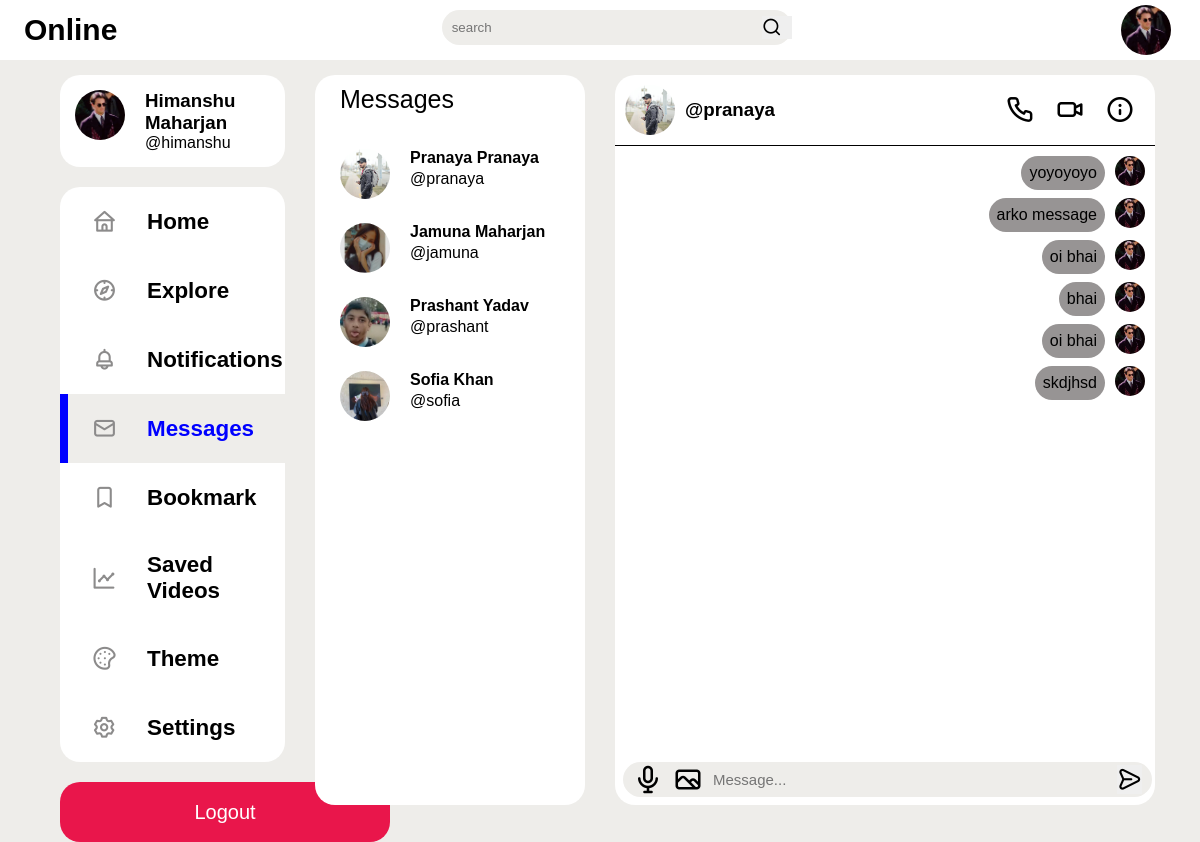
The page /directs/pranaya (signed in) on the database its author committed.
### core/models.py (models this page shows, shortened)
class Profile(models.Model):
    user = models.OneToOneField(User, related_name='profile', on_delete=models.CASCADE)
    bio = models.TextField(blank=True)
    profileimg = models.ImageField(upload_to='profile_images', default='blankprofile.jpg')
    location = models.CharField(max_length=100, blank=True)

class Message(models.Model):
    user=models.ForeignKey(User, on_delete=models.CASCADE, related_name="user")
    sender=models.ForeignKey(User, on_delete=models.CASCADE, related_name="from_user")
    reciepient=models.ForeignKey(User, on_delete=models.CASCADE, related_name="to_user")
    body=models.TextField()
    date=models.DateTimeField(auto_now_add=True)
    is_read=models.BooleanField(default=False)
    def get_message(user):
        users=[]
        messages = Message.objects.filter(user=user).values('reciepient').annotate(last=Max('date')).order_by('-last')
        for message in messages:
            users.append({
                'user': User.objects.get(pk=message['reciepient']),
                'last': message['last'],
                'unread': Message.objects.filter(user=user, reciepient__pk=message['reciepient'], is_read=False).count()
            })
        return users

### core/views.py (the view)
# urls.py: path('directs/<username>', views.directs, name='directs'),
def directs(request, username):
    user_profile=Profile.objects.get(user=request.user)
    user_object=User.objects.get(username = username)
    others_profile = Profile.objects.get(user=user_object)
    user= request.user
    messages =  Message.get_message(user=user)
    active_direct = username
    directs = Message.objects.filter(user=user, reciepient__username = username)
    directs.update(is_read=True)
    for message in messages:
        if message['user'].username == username:
            message['unread'] = 0
    context = {
        'directs': directs,
        'messages': messages,
        'active_direct': active_direct,
        'user_object': user_object,
        'others_profile': others_profile,
        'user_profile': user_profile,
    }
    return render(request, 'directs.html', context)

### templates/directs.html (shortened to what this page needs)
{% load static %}
<!DOCTYPE html>
<html lang="en">
<head>
    <link rel="stylesheet" href="{% static 'messages.css' %}">
    <link rel="stylesheet" href="https://unicons.iconscout.com/release/v4.0.8/css/line.css">
</head>
<body>
    <nav class="navbar">
        <div class="left-nav">
            <h1 style="font-size: 30px; font-family:'Gill Sans', 'Gill Sans MT', Calibri, 'Trebuchet MS', sans-serif;">Online</h1>
        </div>
        <form action="{% url 'searchuser' %}" method="POST">
            <div class="searchbar">
                <input type="text" placeholder="search" name="search">
                <button type="submit"><i class="uil uil-search"></i></button>
            </div>
        </form>
        <div class="right-nav">
            <img src="{{user_profile.profileimg.url}}">
        </div>
    </nav>
    <main>
        <div class="container">
            <div class="left">
                <div class="profile">
                    <a href="/profile/{{user.username}}">
                        <div class="profile-photo">
                            <img src="{{user_profile.profileimg.url}}">
                        </div>
                    <div class="handle">
                        <h3>{{user.first_name}} {{user.last_name}}</h3>
                        <p>@{{user.username}}</p>
                    </div>
                    </a>
                </div>
                <div class="sidebar">
                    <a href="/" class="item"><i class="uil uil-home"></i>Home</a>
                    <a href="/explore" class="item"><i class="uil uil-compass"></i>Explore</a>
                    <a class="item notify"><i class="uil uil-bell"></i>Notifications</a>
                    <a href="/messages" class="item active"><i class="uil uil-envelope-alt"></i>Messages</a>
                    <a href="/bookmark" class="item"><i class="uil uil-bookmark"></i>Bookmark</a>
                    <a href="" class="item"><i class="uil uil-chart-line"></i>Saved Videos</a>
                    <a class="item"><i class="uil uil-palette"></i>Theme</a>
                    <a href="/settings" class="item"><i class="uil uil-setting"></i>Settings</a>
                </div>
                <a href="logout"><button>Logout</button></a>
            </div>
            <div class="right">
                <div class="messages">
                    <div class="top">
                        <p>Messages</p>
                    </div>
                    <div class="scroll">
                        <div class="inbox">
                            {% for message in messages %}
                            <a href="{% url 'directs' message.user.username %}">
                                <div class="inbox-element">
                                    <div class="profile-photo">
                                        <img src="{{message.user.profile.profileimg.url}}">
                                    </div>
                                    <h4>{{message.user.first_name}} {{message.user.last_name}}
                                        <p>@{{message.user.username}}</p>
                                    </h4>
                                </div>
                            </a>
                            {% endfor%}
                        </div>
                    </div>
                </div>
                <div class="conversation">
                    <div class="header">
                        <a href="/profile/{{user_object.username}}">
                            <div class="convo-name">
                                <img src="{{others_profile.profileimg.url}}">
                                <h3>@{{user_object.username}}</h3>
                            </div>
                        </a>
                        <div class="calls">
                            <i class="uil uil-phone"></i>
                            <i class="uil uil-video"></i>
                            <i class="uil uil-info-circle"></i>
                        </div>
                    </div>
                    <div class="convo-section chatappend">
                        {% for direct in directs %}
                            {% if direct.sender == request.user %}
                                <div class="dm chat-message-right">
                                    <img src="{{direct.user.profile.profileimg.url}}">
                                    <p class="message-body">{{direct.body}} </p>
                                </div>
                            {% else %}
                                <div class="dm">
                                    <img src="{{direct.sender.profile.profileimg.url}}">
                                    <p class="message-body">{{direct.body}}</p>
                                </div>
                            {% endif %}
                        {% endfor %}
                    </div>
                    <div class="type-space">
                        <form action="{% url 'send-message' %}" method="POST" id="chat-form">
                            <div class="border">
                                <i class="uil uil-microphone"></i>
                                <i class="uil uil-image"></i>
                                <input type="text" placeholder="Message..." name="body" id="body">
                                <button class="send_button" type="submit"><i class="uil uil-message"></i></button>
                            </div>
                        </form>
                    </div>
                </div>
            </div>
        </div>
    </main>
</body>
</html>

### rows shown on the page
Profile: profileimg (picture)
Profile: profileimg (picture)
Message: user.profile.profileimg (picture), body "yoyoyoyo"
Message: user.profile.profileimg (picture), body "arko message"
Message: user.profile.profileimg (picture), body "oi bhai"
Message: user.profile.profileimg (picture), body "bhai"
Message: user.profile.profileimg (picture), body "oi bhai"
Message: user.profile.profileimg (picture), body "skdjhsd"

### other values the page prints
{{ user.first_name }} "Himanshu"
{{ user.last_name }} "Maharjan"
{{ user.username }} "himanshu"
{{ message.user.first_name }} "Pranaya"
{{ message.user.last_name }} "Pranaya"
{{ message.user.username }} "pranaya"
{{ message.user.first_name }} "Jamuna"
{{ message.user.last_name }} "Maharjan"
{{ message.user.username }} "jamuna"
{{ message.user.first_name }} "Prashant"
{{ message.user.last_name }} "Yadav"
{{ message.user.username }} "prashant"
{{ message.user.first_name }} "Sofia"
{{ message.user.last_name }} "Khan"
{{ message.user.username }} "sofia"
